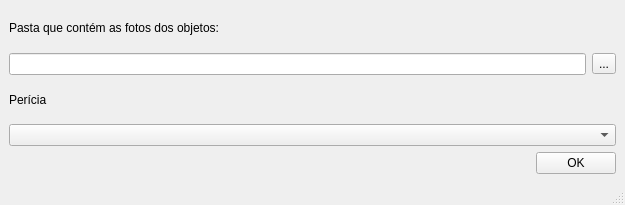
<?xml version="1.0" encoding="UTF-8"?>
<ui version="4.0">
 <class>MainWindow</class>
 <widget class="QMainWindow" name="MainWindow">
  <property name="geometry">
   <rect>
    <x>0</x>
    <y>0</y>
    <width>625</width>
    <height>205</height>
   </rect>
  </property>
  <property name="windowTitle">
   <string>Upload de fotos</string>
  </property>
  <widget class="QWidget" name="centralwidget">
   <layout class="QVBoxLayout" name="verticalLayout">
    <item>
     <widget class="QLabel" name="label">
      <property name="text">
       <string>Pasta que contém as fotos dos objetos:</string>
      </property>
     </widget>
    </item>
    <item>
     <layout class="QHBoxLayout" name="horizontalLayout">
      <item>
       <widget class="QLineEdit" name="led_folder">
        <property name="readOnly">
         <bool>true</bool>
        </property>
       </widget>
      </item>
      <item>
       <widget class="QToolButton" name="btn_choose_folder">
        <property name="text">
         <string>...</string>
        </property>
       </widget>
      </item>
     </layout>
    </item>
    <item>
     <widget class="QLabel" name="label_2">
      <property name="text">
       <string>Perícia</string>
      </property>
     </widget>
    </item>
    <item>
     <widget class="QComboBox" name="cbx_pericia"/>
    </item>
    <item>
     <layout class="QHBoxLayout" name="horizontalLayout_2">
      <item>
       <spacer name="horizontalSpacer">
        <property name="orientation">
         <enum>Qt::Horizontal</enum>
        </property>
        <property name="sizeHint" stdset="0">
         <size>
          <width>40</width>
          <height>20</height>
         </size>
        </property>
       </spacer>
      </item>
      <item>
       <widget class="QPushButton" name="btn_ok">
        <property name="text">
         <string>OK</string>
        </property>
       </widget>
      </item>
     </layout>
    </item>
   </layout>
  </widget>
  <widget class="QMenuBar" name="menubar">
   <property name="geometry">
    <rect>
     <x>0</x>
     <y>0</y>
     <width>625</width>
     <height>20</height>
    </rect>
   </property>
  </widget>
  <widget class="QStatusBar" name="statusbar"/>
 </widget>
 <resources/>
 <connections/>
</ui>
